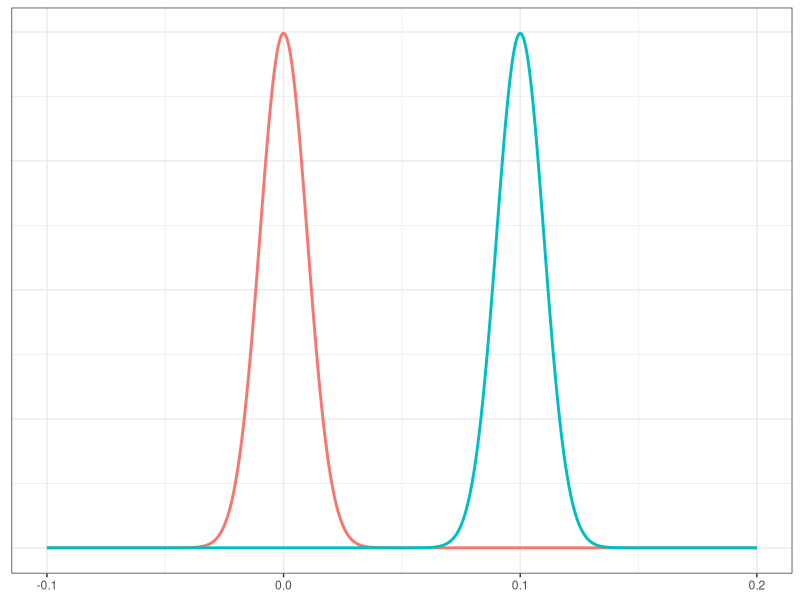
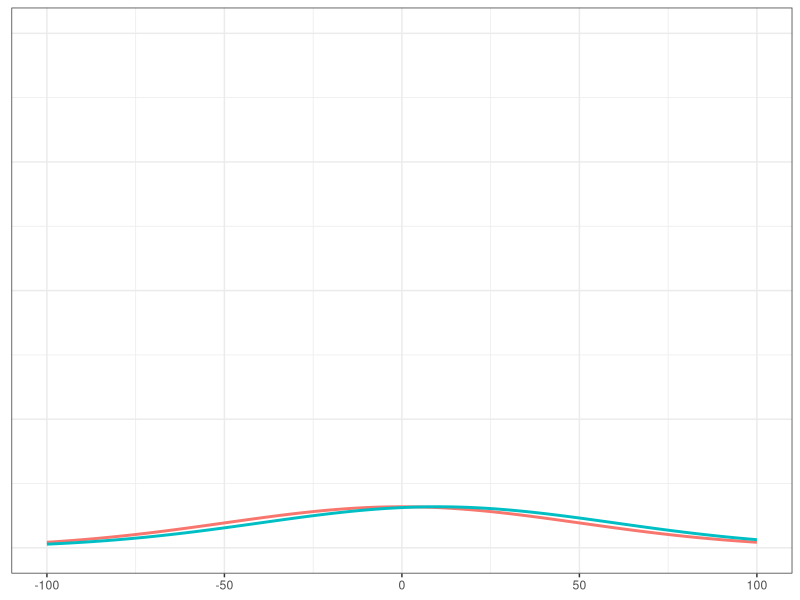
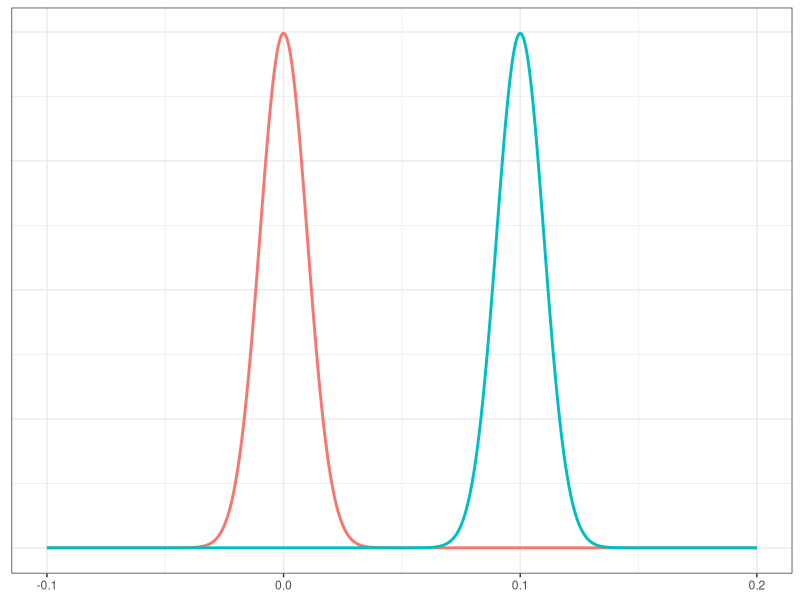
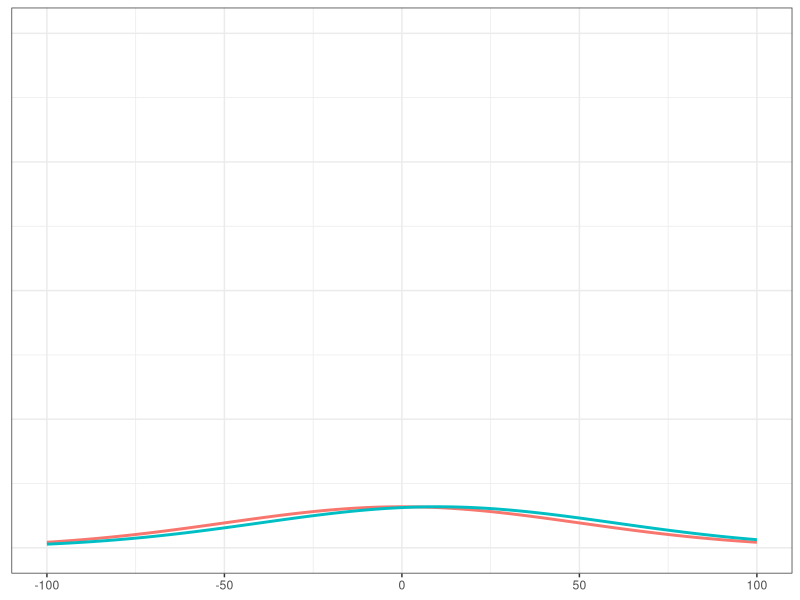

The R script that drew these images, in order:
library(ggplot2)
library(reshape)
f = function(p1,p2,range=c(-20,30,0.001)){
v = seq(range[1],range[2],range[3])
data <- data.frame(x = v, y1 = dnorm(v,p1[1],p1[2]), y2 = dnorm(v,p2[1],p2[2]))
mdata = melt(data,id=c("x"))
g = ggplot(mdata,aes(x=x,y=value)) + geom_line(size=1,aes(colour=variable)) + theme_bw() 
g + theme(legend.position="none", axis.text.y=element_blank(),axis.ticks.y=element_blank(),axis.title=element_blank())
}
second = f(c(0,0.01),c(0.1,0.01),c(-.1,.2,.00001))
print(second)
ggsave("second.png")
first = f(c(0,50),c(10,50),c(-100,100,.01)) + ylim(0,.1)
print(first)
ggsave("first.png")
